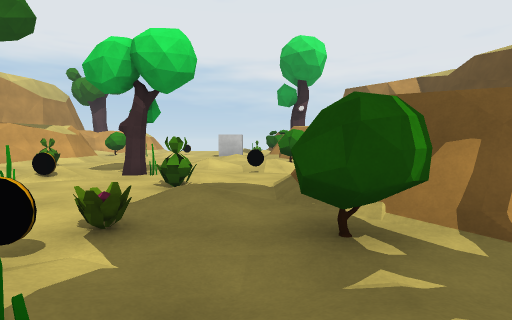
view 1 (above)

16 first-person views from a walk through a scene from a Unity 3-D project. The camera is 1.4 m above the floor, tilts 4° down and sees 85° across. The floor is counted in squares, 2 m on a side. Each view is taken from the middle of a square. On the plan, view 1 faces up. The plan holds only what a view shows up to about 9 squares ahead; the rest is blank. The place goes on beyond the plan. The player character is not drawn. Some surface patterns are stand-ins.

view 2
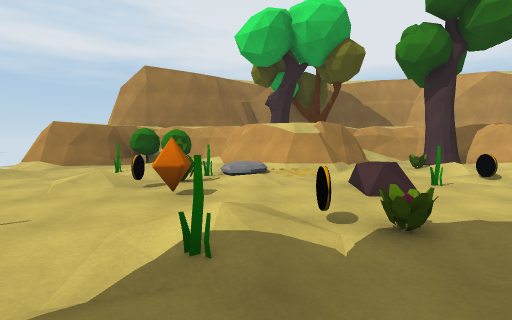

view 3
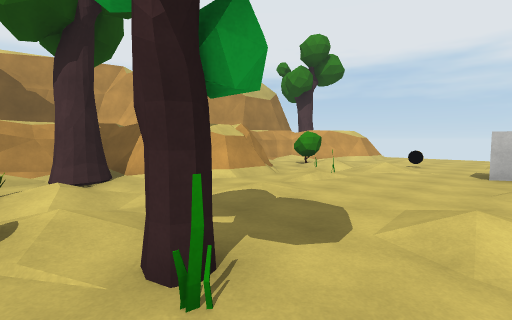

view 4
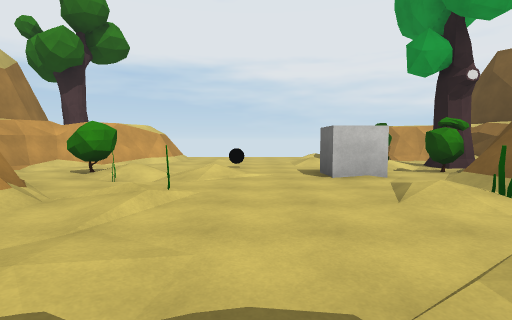

view 5
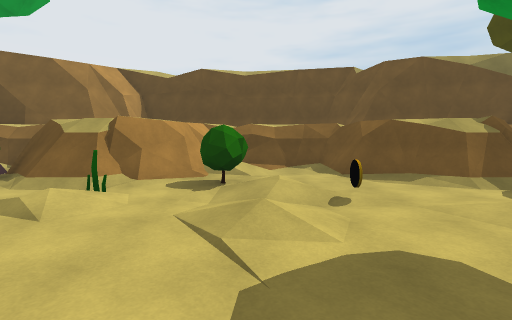

view 6
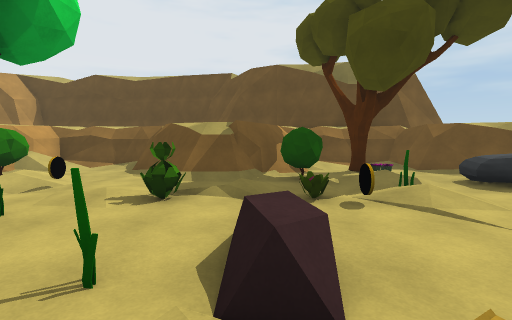

view 7
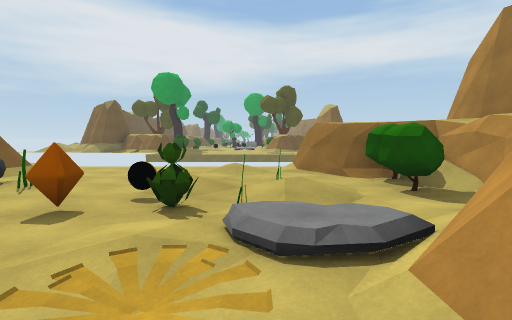

view 8
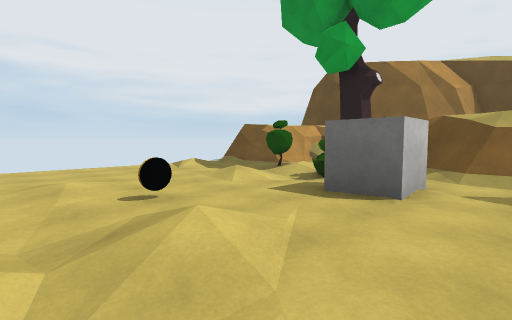

view 9
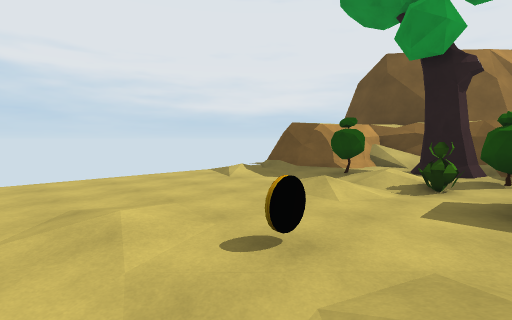

view 10
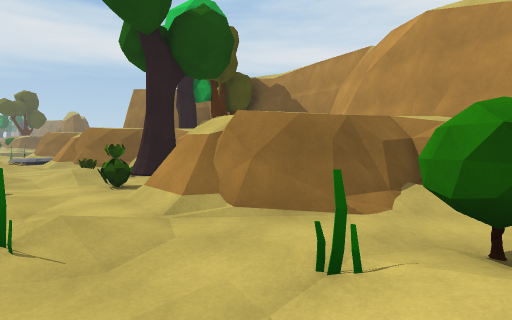

view 11
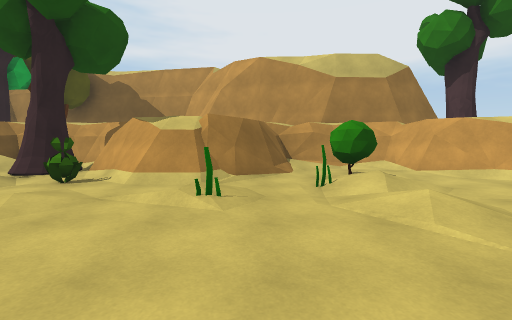

view 12
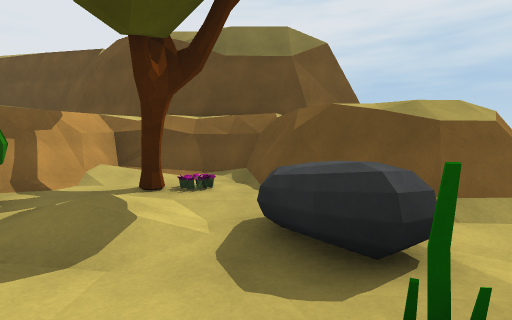

view 13
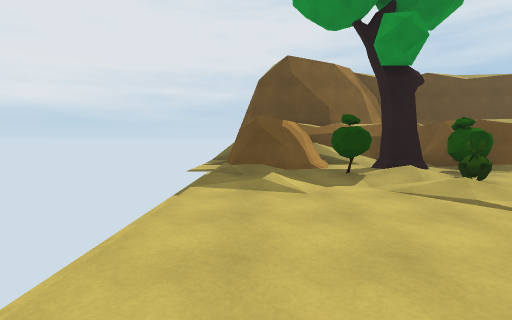

view 14
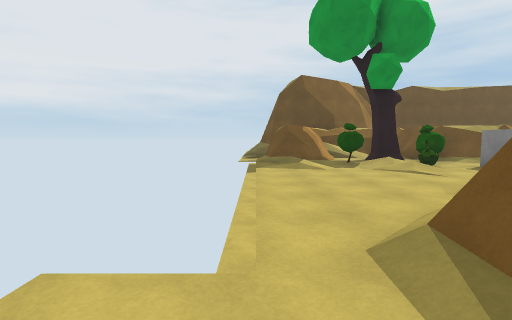

view 15
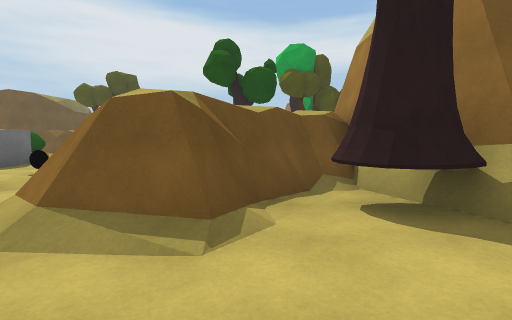

view 16
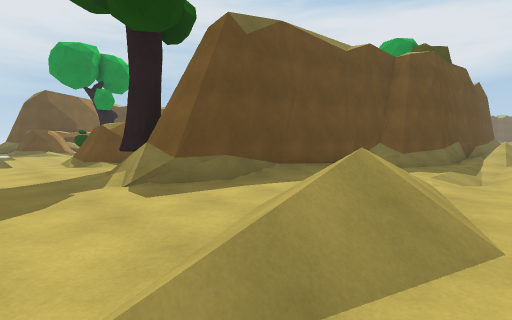

### Floor plan
Key: @ floor where view 1 was taken; # wall or solid block; . main floor; : floor 0.25 m higher than the main floor; - floor 0.25 m lower than the main floor; / step, stairs or slope; = window, fence, low wall or low ledge; ^ raised ledge; O other object.
Columns run from 16 left of view 1 to 4 right of it. Each row starts with its distance up from view 1.
 20 ..........
 19 ./........-------//
 18 .//.///.///..../.##
 17 ./..#######....../###
 16 ./ .#######.....-O==^
 15 .. .# ####.....//:O=#
 14  /..#  #/.--O...O-O##
 13 ././#  #.OO//..O.O##
 12 ./.##  #/.O-...O.##
 11 ./##   ###/......##
 10 ..#      ##.O...O###
  9 ./#      ##......O/##
  8         ##O.:..:/../#
  7        ##O-.....O/./#
  6        #.O///OO...###
  5        #/.O-O..:.##
  4        ###..O..O.##
  3          ##::O./.##
  2          ##.O.OO.O###
  1         ##//:..O/.O:#
  0        ##/.OOO..@/O/#
 -1        #OO//.O..O-/##
 -2        #O..O:..O./##
 -3        ###.-.....##
 -4         ###.:....##
 -5          ##......

Where each view was taken, in squares from view 1:
view 1: 0 up, 0 right, facing up
view 2: 1 up, 1 right, facing left
view 3: 5 up, 1 left, facing up-left
view 4: 7 up, 3 left, facing up
view 5: 8 up, 4 left, facing right
view 6: 3 up, 5 left, facing right
view 7: 3 up, 5 left, facing down
view 8: 11 up, 5 left, facing up-right
view 9: 13 up, 5 left, facing up-right
view 10: 13 up, 4 left, facing down-left
view 11: 11 up, 1 left, facing left
view 12: 1 down, 2 left, facing right
view 13: 18 up, 5 left, facing right
view 14: 19 up, 8 left, facing right
view 15: 20 up, 8 left, facing down
view 16: 20 up, 16 left, facing down-right
